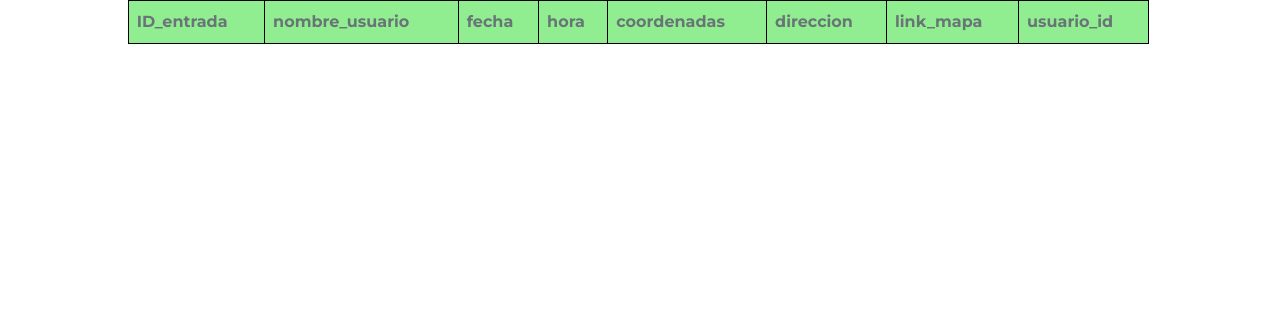
The page /entradas_nombre_usuario/a/ on the database as committed earlier.
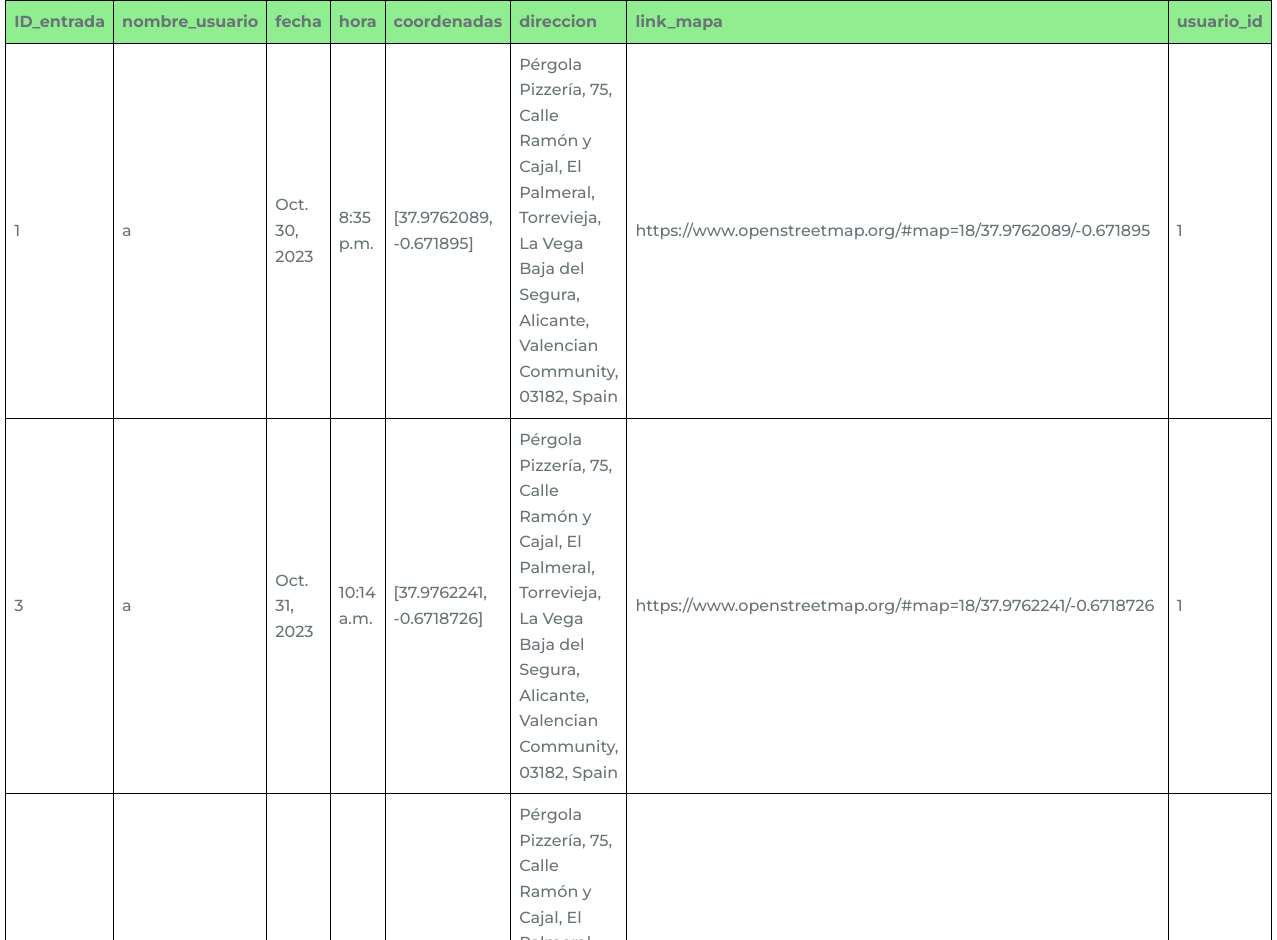
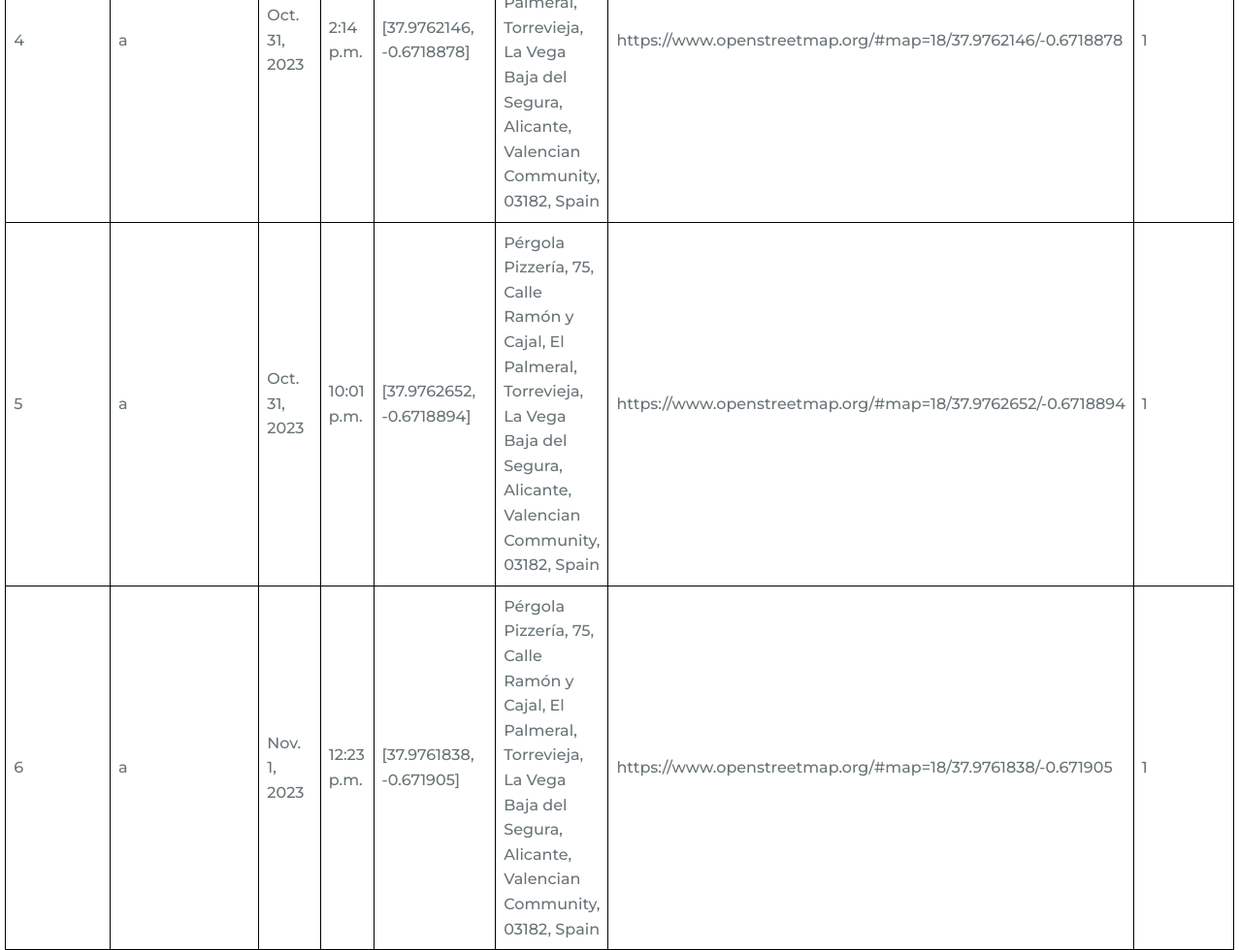
The same page on the database as committed later (2 pictures, top to bottom).
### gestionEmpleados/models.py (models this page shows, shortened)
class Entrada(models.Model):
    id_entrada=models.AutoField(primary_key=True)
    usuario=models.ForeignKey(Usuario,on_delete=models.CASCADE,related_name='entradas')
    nombre_usuario=models.CharField(max_length=200)
    fecha=models.DateField()
    hora=models.TimeField(auto_now_add=True)
    coordenadas=models.CharField(max_length=500)
    direccion=models.CharField(max_length=1000)
    link_mapa=models.CharField(max_length=1000)
    """
    @property
    def nombre_usuario(self):
        return self.usuario.nombre
    """

### gestionEmpleados/views.py (the view)
# urls.py: path('entradas_nombre_usuario/<str:nombre_usuario>/',views.entradas_nombre,name='entradas_nombre'),
def entradas_nombre(request,nombre_usuario):
    entradas=Entrada.objects.filter(nombre_usuario=nombre_usuario)
    return render(request, 'entradas_nombre_usuario.html',{'entradas': entradas})

### gestionEmpleados/templates/entradas_nombre_usuario.html (shortened to what this page needs)
{% load static %}
<!DOCTYPE html>
<html>
    <head>
        <link rel="stylesheet" href="{% static 'assets/css/styles.css' %}">
    </head>
    <body>
        <table>
            <thead>
              <tr>
                <th>ID_entrada</th>
                <th>nombre_usuario</th>
                <th>fecha</th>
                <th>hora</th>
                <th>coordenadas</th>
                <th>direccion</th>
                <th>link_mapa</th>
                <th>usuario_id</th>
              </tr>
            </thead>
            <tbody>
              {% for entrada in entradas %}
              <tr data-username="{{entrada.nombre_usuario}}">
                  <td>{{ entrada.id_entrada }}</td>
                  <td>{{ entrada.nombre_usuario }}</td>
                  <td>{{ entrada.fecha }}</td>
                  <td>{{ entrada.hora }}</td>
                  <td>{{entrada.coordenadas}}</td>
                  <td>{{entrada.direccion}}</td>
                  <td>{{entrada.link_mapa}}</td>
                  <td>{{entrada.usuario_id}}</td>
                </tr>
              {% endfor %}
            </tbody>
          </table>
    </body>
</html>

### static/assets/css/styles.css (style rules this page uses)
:root { --header-height: 3rem; --font-medium: 500; }
:root { --first-color: #5361FF; --white-color: #FAFAFF; --dark-color: #2A3B47; --text-color: #697477; }
:root { --body-font: 'Montserrat', sans-serif; --big-font-size: 6.25; --h2-font-size: 1.25rem; --normal-font-size: .938rem; --small-font-size: .813rem; }
@media screen and (min-width: 768px) { :root { --big-font-size: 10.5rem; --h2-font-size: 2rem; --normal-font-size: 1rem; --small-font-size: .875rem; } }
:root { --mb-1: .5rem; --mb-2: 1rem; --mb-3: 1.5rem; --mb-4: 2rem; }
:root { --z-fixed: 100; }
*,::before,::after { box-sizing: border-box; }
html { scroll-behavior: smooth; }
body { margin: var(--header-height) 0 0 0; font-family: var(--body-font); font-size: var(--normal-font-size); font-weight: var(--font-medium); color: var(--text-color); line-height: 1.6; }
@media screen and (min-width: 768px) { body { margin: 0; } }
table { border-collapse: collapse; width: 80%; margin: 0 auto; }
tr { border-bottom: 1px solid #ccc; }
th { background-color: #90EE90; font-weight: bold; padding: 8px; text-align: left; border: 1px solid #000; }
td { padding: 8px; border: 1px solid #000; }

Rows that differ between the two databases and show on the page:
added Entrada: id_entrada "1", nombre_usuario "a", fecha "Oct. 30, 2023", hora "8:35 p.m.", coordenadas "[37.9762089, -0.671895]", direccion "Pérgola Pizzería, 75, Calle Ramón y Cajal, El Palmeral, Torrevieja, La Vega Baja del Segura, Alicante, Valencian Community, 03182, Spain", link_mapa "https://www.openstreetmap.org/#map=18/37.9762089/-0.671895", usuario_id "1"
added Entrada: id_entrada "3", nombre_usuario "a", fecha "Oct. 31, 2023", hora "10:14 a.m.", coordenadas "[37.9762241, -0.6718726]", direccion "Pérgola Pizzería, 75, Calle Ramón y Cajal, El Palmeral, Torrevieja, La Vega Baja del Segura, Alicante, Valencian Community, 03182, Spain", link_mapa "https://www.openstreetmap.org/#map=18/37.9762241/-0.6718726", usuario_id "1"
added Entrada: id_entrada "4", nombre_usuario "a", fecha "Oct. 31, 2023", hora "2:14 p.m.", coordenadas "[37.9762146, -0.6718878]", direccion "Pérgola Pizzería, 75, Calle Ramón y Cajal, El Palmeral, Torrevieja, La Vega Baja del Segura, Alicante, Valencian Community, 03182, Spain", link_mapa "https://www.openstreetmap.org/#map=18/37.9762146/-0.6718878", usuario_id "1"
added Entrada: id_entrada "5", nombre_usuario "a", fecha "Oct. 31, 2023", hora "10:01 p.m.", coordenadas "[37.9762652, -0.6718894]", direccion "Pérgola Pizzería, 75, Calle Ramón y Cajal, El Palmeral, Torrevieja, La Vega Baja del Segura, Alicante, Valencian Community, 03182, Spain", link_mapa "https://www.openstreetmap.org/#map=18/37.9762652/-0.6718894", usuario_id "1"
added Entrada: id_entrada "6", nombre_usuario "a", fecha "Nov. 1, 2023", hora "12:23 p.m.", coordenadas "[37.9761838, -0.671905]", direccion "Pérgola Pizzería, 75, Calle Ramón y Cajal, El Palmeral, Torrevieja, La Vega Baja del Segura, Alicante, Valencian Community, 03182, Spain", link_mapa "https://www.openstreetmap.org/#map=18/37.9761838/-0.671905", usuario_id "1"
